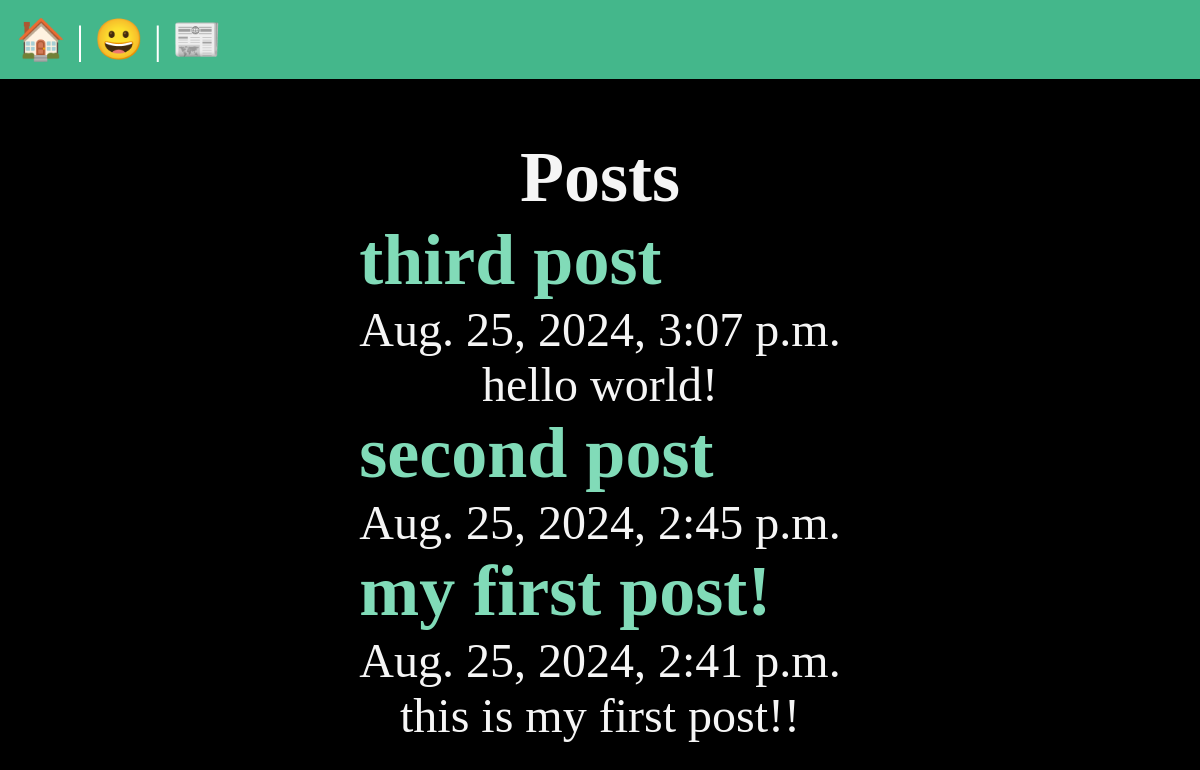
The app's page /posts/, older data.
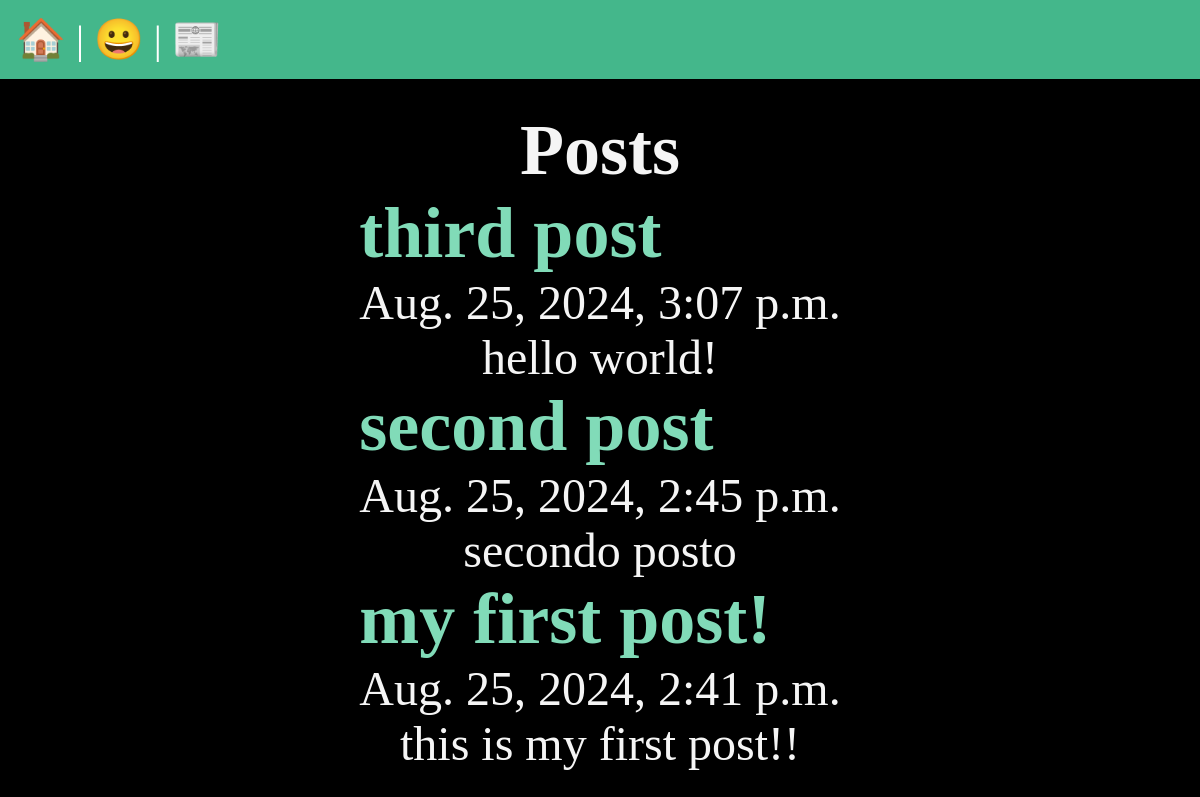
The same page, newer data.
### posts/models.py (models this page shows, shortened)
class Post(models.Model):
    title = models.CharField(max_length=75)
    body = models.TextField()
    slug = models.SlugField()
    date = models.DateTimeField(auto_now_add=True)

### posts/views.py (the view)
# urls.py: path('', views.posts_list, name='list'),
def posts_list(request):
    posts = Post.objects.all().order_by('-date')
    return render(request, 'posts/posts_list.html',{'posts':posts})

### posts/templates/posts/posts_list.html (shortened to what this page needs)
{% extends 'layout.html' %}
{% block content %}
    <section>
        <h1>Posts</h1>
        {% for post in posts %}
            <article class='post'>
                <a href="{% url 'posts:page' slug=post.slug %}">
                    <h2>{{ post.title }}</h2>
                </a>
                <p>{{ post.date }}</p>
                <p>{{ post.body }}</p>
            </article>
        {% endfor %}
    </section>
{% endblock %}

### templates/layout.html (shortened to what this page needs)
<!DOCTYPE html>
{% load static %}
<html lang="en">
<head>
    <link rel="stylesheet" href="{% static 'css/style.css' %}">
</head>
<body>
    <nav>
        <a href="/">🏠</a> |
        <a href="/about">😀</a> |
        <a href="{% url 'posts:list' %}">📰</a>
    </nav>
    <main>
        {% block content %}
        {% endblock %}
    </main>
</body>
</html>

### static/css/style.css (style rules this page uses)
* { margin: 0; padding: 0; box-sizing: border-box; }
body { min-height: 100vh; background-color: black; color: whitesmoke; font-size: 3rem; display: flex; flex-flow: column; }
nav { padding: 1rem; background-color: #44B78B; color: white; font-size: 2.5rem; }
main { flex-grow: 1; display: grid; place-content: center; }
h1, p { text-align: center; }
a { text-decoration: none; color: #81dbb8; }

Row changes from the older to the newer data that the page shows:
changed Post "second post": body (not shown) → "secondo posto"
